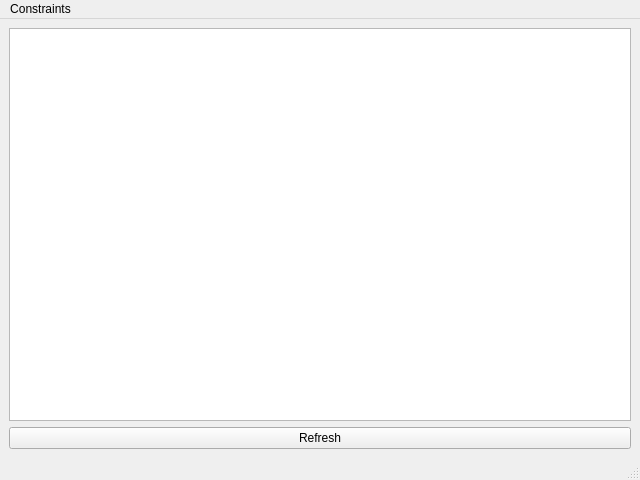
<?xml version="1.0" encoding="UTF-8"?>
<ui version="4.0">
 <class>mainWindow</class>
 <widget class="QMainWindow" name="mainWindow">
  <property name="geometry">
   <rect>
    <x>0</x>
    <y>0</y>
    <width>640</width>
    <height>480</height>
   </rect>
  </property>
  <property name="windowTitle">
   <string>Constraints Database</string>
  </property>
  <widget class="QWidget" name="centralwidget">
   <layout class="QVBoxLayout" name="verticalLayout">
    <item>
     <widget class="QTableWidget" name="ConstraintsTW"/>
    </item>
    <item>
     <widget class="QPushButton" name="RefreshPB">
      <property name="text">
       <string>Refresh</string>
      </property>
     </widget>
    </item>
   </layout>
  </widget>
  <widget class="QMenuBar" name="menubar">
   <property name="geometry">
    <rect>
     <x>0</x>
     <y>0</y>
     <width>640</width>
     <height>22</height>
    </rect>
   </property>
   <widget class="QMenu" name="menuConstraints">
    <property name="title">
     <string>Constraints</string>
    </property>
    <addaction name="actionAdd_New"/>
   </widget>
   <addaction name="menuConstraints"/>
  </widget>
  <widget class="QStatusBar" name="statusbar"/>
  <action name="actionAdd_New">
   <property name="text">
    <string>Add New</string>
   </property>
  </action>
 </widget>
 <resources/>
 <connections/>
</ui>
